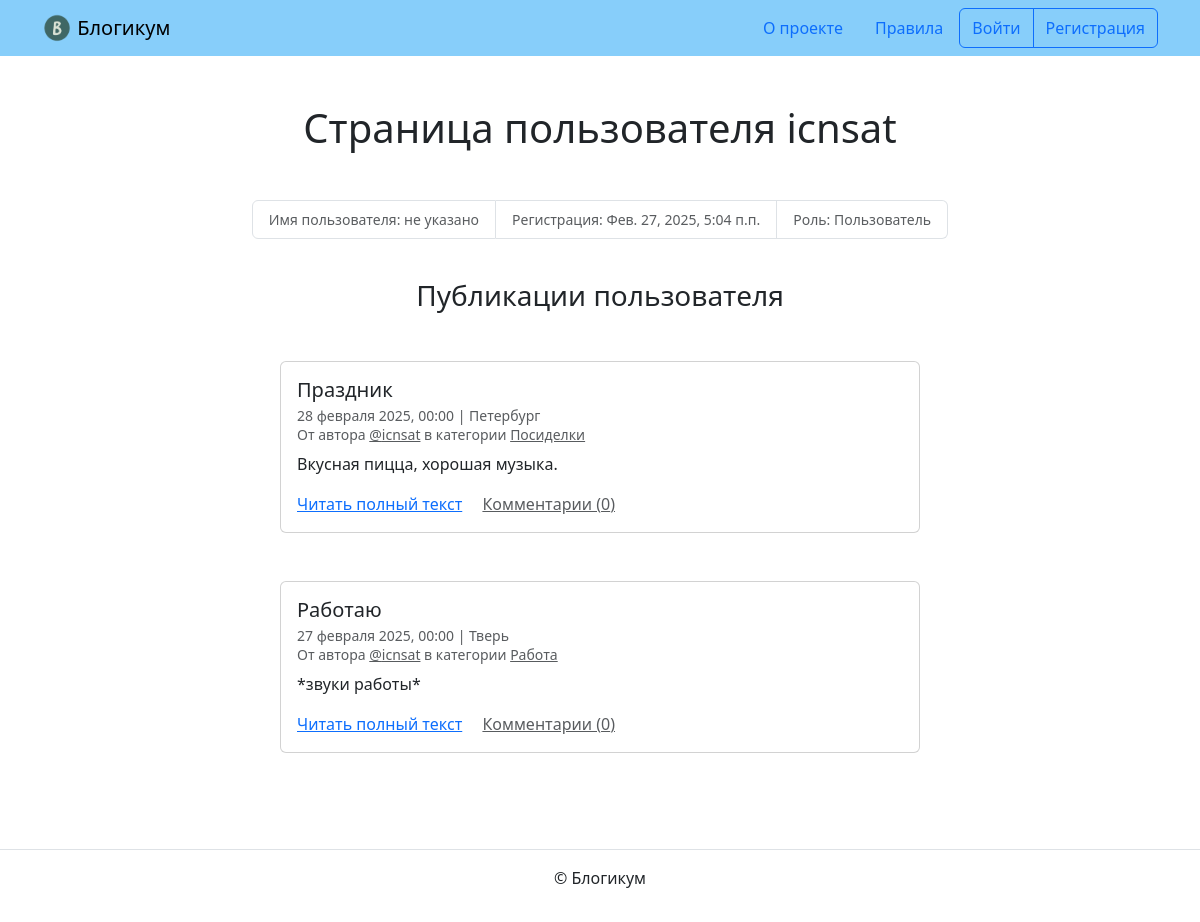
The page /profile/icnsat/ on the database its author committed.
### blog/models.py (models this page shows, shortened)
class BaseModel(models.Model):
    is_published = models.BooleanField(
        default=True,
        verbose_name='Опубликовано',
        help_text='Снимите галочку, чтобы скрыть публикацию.'
    )
    created_at = models.DateTimeField(
        auto_now_add=True,
        verbose_name='Добавлено'
    )
    class Meta:
        abstract = True

class Post(BaseModel):
    title = models.CharField(
        verbose_name='Заголовок',
        max_length=256
    )
    text = models.TextField(
        verbose_name='Текст'
    )
    pub_date = models.DateTimeField(
        verbose_name='Дата и время публикации',
        help_text=(
            'Если установить дату и время '
            'в будущем — можно делать отложенные публикации.'
        )
    )
    image = models.ImageField(
        verbose_name='Фото',
        upload_to='images',
        blank=True
    )
    author = models.ForeignKey(
        User,
        on_delete=models.CASCADE,
        verbose_name='Автор публикации'
    )
    location = models.ForeignKey(
        Location,
        on_delete=models.SET_NULL,
        null=True,
        verbose_name='Местоположение'
    )
    category = models.ForeignKey(
        Category,
        on_delete=models.SET_NULL,
        null=True,
        verbose_name='Категория'
    )
    class Meta:
        verbose_name = 'публикация'
        verbose_name_plural = 'Публикации'
        ordering = ['pub_date']

class Location(BaseModel):
    name = models.CharField(
        max_length=256,
        verbose_name='Название места'
    )
    class Meta:
        verbose_name = 'местоположение'
        verbose_name_plural = 'Местоположения'

class Category(BaseModel):
    title = models.CharField(
        verbose_name='Заголовок',
        max_length=256
    )
    description = models.TextField(
        verbose_name='Описание'
    )
    slug = models.SlugField(
        unique=True,
        verbose_name='Идентификатор',
        help_text=(
            'Идентификатор страницы для URL; '
            'разрешены символы латиницы, цифры, дефис и подчёркивание.'
        )
    )
    class Meta:
        verbose_name = 'категория'
        verbose_name_plural = 'Категории'

### blog/views.py (the view)
class ProfileListView(ListView):
    model = Post
    paginate_by = 10
    template_name = 'blog/profile.html'
    def get_queryset(self):
        username = self.kwargs['username']
        return Post.objects.annotate(
            comment_count=Count('comments')
        ).filter(
            author__username=username
        ).order_by('-pub_date')
    def get_context_data(self, **kwargs):
        context = super().get_context_data(**kwargs)
        context['profile'] = get_object_or_404(
            User,
            username=self.kwargs['username']
        )
        return context

### templates/blog/profile.html (shortened to what this page needs)
{% extends "base.html" %}
{% block content %}
  <h1 class="mb-5 text-center ">Страница пользователя {{ profile.username }}</h1>
  <small>
    <ul class="list-group list-group-horizontal justify-content-center mb-3">
      <li class="list-group-item text-muted">Имя пользователя: {% if profile.get_full_name %}{{ profile.get_full_name }}{% else %}не указано{% endif %}</li>
      <li class="list-group-item text-muted">Регистрация: {{ profile.date_joined }}</li>
      <li class="list-group-item text-muted">Роль: {% if profile.is_staff %}Админ{% else %}Пользователь{% endif %}</li>
    </ul>
  </small>
  <br>
  <h3 class="mb-5 text-center">Публикации пользователя</h3>
  {% for post in page_obj %}
    <article class="mb-5">
      {% include "includes/post_card.html" %}
    </article>
  {% endfor %}
{% endblock %}

### templates/includes/post_card.html (shortened to what this page needs)
<div class="col d-flex justify-content-center">
  <div class="card" style="width: 40rem;">
    <div class="card-body">
      <h5 class="card-title">{{ post.title }}</h5>
      <h6 class="card-subtitle mb-2 text-muted">
        <small>
          {{ post.pub_date|date:"d E Y, H:i" }} | {% if post.location and post.location.is_published %}{{ post.location.name }}{% else %}Планета Земля{% endif %}<br>
          От автора <a class="text-muted" href="{% url 'blog:profile' post.author.username %}">@{{ post.author.username }}</a> в
          категории {% include "includes/category_link.html" %}
        </small>
      </h6>
      <p class="card-text">{{ post.text|truncatewords:10 }}</p>
      <a href="{% url 'blog:post_detail' post.id %}" class="card-link">Читать полный текст</a>
      <a href="{% url 'blog:post_detail' post.id %}" class="card-link text-muted">Комментарии ({{ post.comment_count }})</a>
    </div>
  </div>
</div>

### templates/includes/category_link.html
<a class="text-muted" href="{% url 'blog:category_posts' post.category.slug %}">
  {{ post.category.title }}
</a>

### rows shown on the page
Post: title "Праздник", pub_date "28 февраля 2025, 00:00", location.name "Петербург", author.username "icnsat", category "Посиделки", text "Вкусная пицца, хорошая музыка.", comment_count "0"
Post: title "Работаю", pub_date "27 февраля 2025, 00:00", location.name "Тверь", author.username "icnsat", category "Работа", text "*звуки работы*", comment_count "0"

### other values the page prints
{{ profile.username }} "icnsat"
{{ profile.date_joined }} "Фев. 27, 2025, 5:04 п.п."
